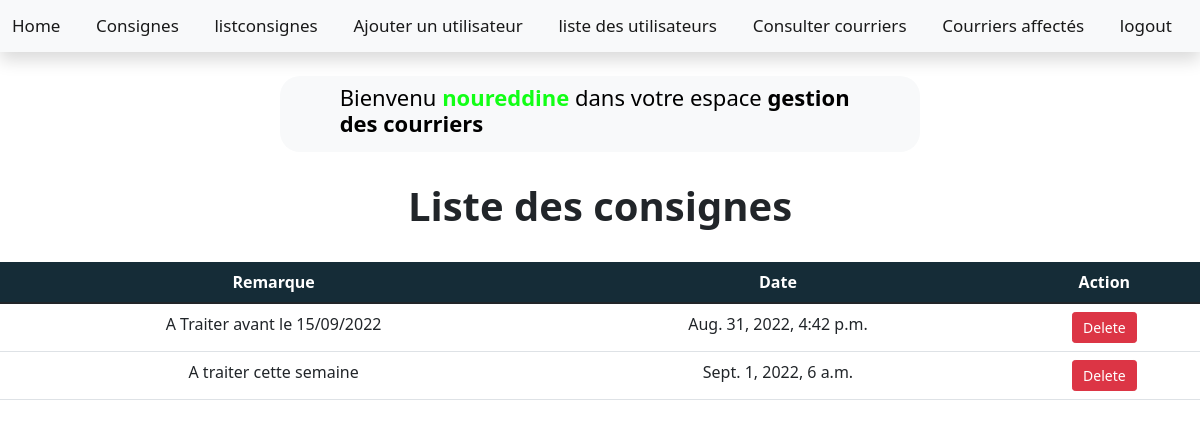
The app's page /listconsignes/ (signed in) with its own data.
### courriers/models.py (models this page shows, shortened)
class Consigne(models.Model):
    remarque=models.TextField(max_length=70)
    date_consigne=models.DateTimeField()

### courriers/views.py (the view)
# urls.py: path('listconsignes/',views.listconsignes,name="listconsignes"),
@login_required(login_url='listconsignes')
def listconsignes(request):
    listc=Consigne.objects.all()
    return render(request,'listconsignes.html',{'listc':listc})

### courriers/templates/listconsignes.html (shortened to what this page needs)
<!DOCTYPE html>
<html>
    <head>
   {% load static %}
   {% include 'navbaradmin.html' %}
    </head>
    <body style="background-color:#ffffff">
        <center>
            <h1><strong>Liste des consignes</strong></h1>
        </center>
        <br>
        <table style="width:100%" class="table table-hover">
            <thead>
                <tr>
                <th>Remarque</th>
                <th>Date</th>
                <th>Action</th>
                </tr>
            </thead>
        <tbody>
            {% for c in listc %}
                <td>{{c.remarque}}</td>
                <td>{{c.date_consigne}}</td>
                <td>
                <a href="/deleteconsignes/{{c.id}}" class="btn btn-sm btn-danger" id="delete">Delete</a>
                </td>
            {% endfor %}
            </tbody>
            </table>
    </body>
    </html>

### courriers/templates/navbaradmin.html (shortened to what this page needs)
<!DOCTYPE html>
<html lang="en">
<head>
  {% load static %}
  <link href="https://cdn.jsdelivr.net/npm/bootstrap@5.1.3/dist/css/bootstrap.min.css" rel="stylesheet">
</head>
<body style="background-color:#ffffff">
<nav class="navbar navbar-expand-sm navbar-light text-dark shadow bg-light">
  <div class="container-fluid">
    <a class="navbar-brand" href="/homeadmin">Home</a>
    <a class="navbar-brand" href="/consignes">Consignes</a>
    <a class="navbar-brand" href="/listconsignes">listconsignes</a>
    <a class="navbar-brand" href="/registerusers">Ajouter un utilisateur</a>
    <a class="navbar-brand" href="/listusers">liste des utilisateurs</a>
    <a class="navbar-brand" href="/listcourriersadmin">Consulter courriers</a>
    <a class="navbar-brand" href="/listaffectationsadmin">Courriers affectés</a>
    <a class="navbar-brand" href="/logout">logout</a>
    </div>
</nav>
<br>
<nav class="navbar navbar-expand-sm navbar-light bg-light" id="title">&nbsp&nbsp&nbsp&nbsp&nbsp
<h3>Bienvenu <strong style="color:rgb(18, 255, 22)";>{{user}}</strong> dans votre espace <strong style="color:rgb(0, 0, 0)">gestion des courriers</strong></h2>
</nav>
</body>

### courriers/templates/navbaradmin.html (style rules this page uses)
.navbar-brand { font-size:17px; color:rgb(0, 0, 0); }
h3 { font-size:22px; color:rgb(0, 0, 0); margin-right:55px }
#title { margin-right:280px; margin-left:280px; border-radius:20px 20px 20px 20px }

### courriers/templates/listconsignes.html (style rules this page uses)
thead { color:white; background-color:rgb(21, 44, 55); }
th { text-align:center; }
td { text-align:center; }
table { justfify-content:center; }
h1 { margin-top:30px; }
#delete { width:65px; }

### records on screen
Consigne: remarque "A Traiter avant le 15/09/2022", date_consigne "Aug. 31, 2022, 4:42 p.m."
Consigne: remarque "A traiter cette semaine", date_consigne "Sept. 1, 2022, 6 a.m."

### other values on screen
{{ user }} "noureddine"
